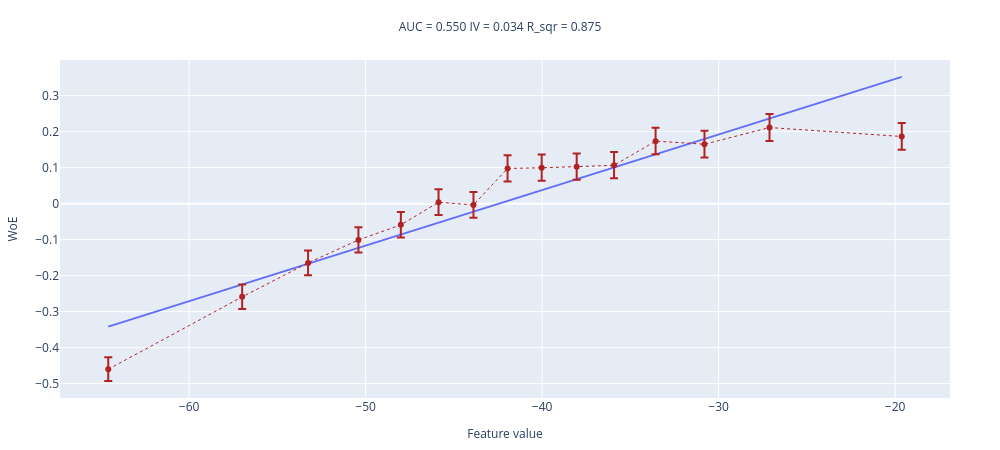
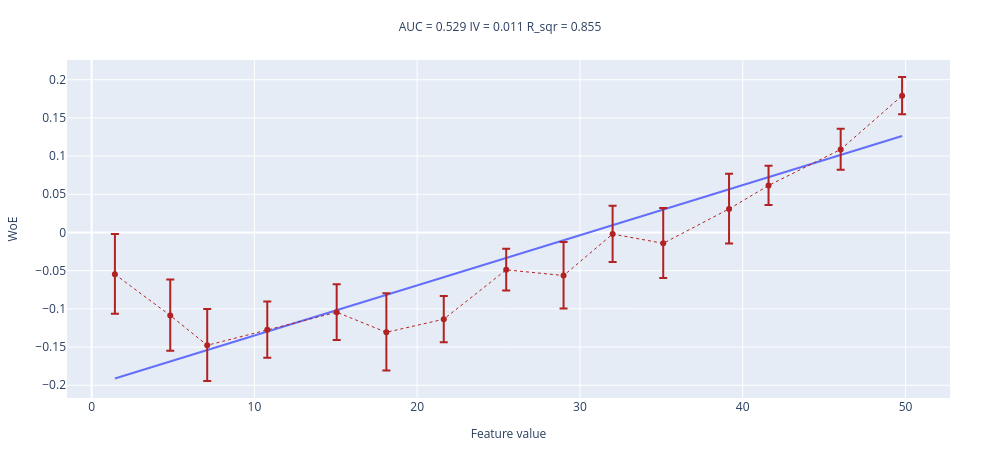
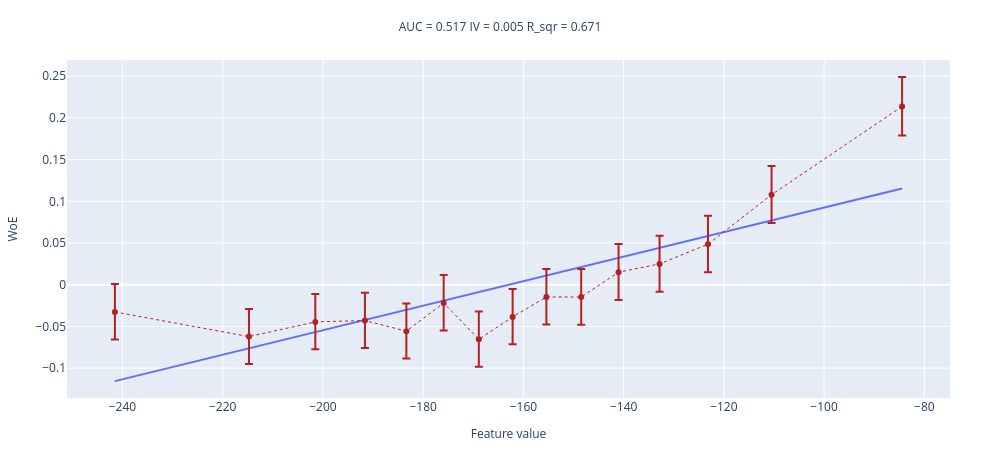

The notebook cell these images were saved under, in order:
### Markdown cell above
Видимо придётся проверять все..)

### Code cell
for x in top15features_stable:
    val = train_data_df[x].dropna()
    print(x)
    woe_line(np.asarray(val), np.asarray(target_train[val.index]), 15).show()

### Figure 1 — Plotly figure (JSON) as saved in the notebook; plotly's stock layout.template omitted (floating-point values rounded to 4 significant figures)
{"data": [{"mode": "lines", "name": "interpolation_line", "showlegend": false, "type": "scatter", "x": [-64.58, -57.0, -53.26, -50.41, -48.01, -45.87, -43.89, -41.96, -40.03, -38.04, -35.93, -33.57, -30.8, -27.12, -19.63], "y": [-0.3418, -0.2247, -0.1671, -0.123, -0.08594, -0.05299, -0.02245, 0.007362, 0.03718, 0.06779, 0.1005, 0.1368, 0.1795, 0.2364, 0.352]}, {"error_y": {"array": [0.03321, 0.03415, 0.03471, 0.03513, 0.03543, 0.0359, 0.03585, 0.03669, 0.0367, 0.03673, 0.03676, 0.03738, 0.0373, 0.03774, 0.0375], "arrayminus": [0.03298, 0.03379, 0.03429, 0.03467, 0.03494, 0.03537, 0.03532, 0.03608, 0.03609, 0.03612, 0.03615, 0.03671, 0.03663, 0.03704, 0.03682], "symmetric": false, "type": "data"}, "line": {"color": "firebrick", "dash": "dot", "width": 1}, "name": "WoE", "showlegend": false, "type": "scatter", "x": [-64.58, -57.0, -53.26, -50.41, -48.01, -45.87, -43.89, -41.96, -40.03, -38.04, -35.93, -33.57, -30.8, -27.12, -19.63], "y": [-0.46, -0.259, -0.1647, -0.1009, -0.059, 0.003741, -0.003615, 0.09775, 0.09957, 0.1026, 0.1064, 0.1736, 0.1649, 0.2113, 0.1865]}], "layout": {"height": 450, "margin": {"b": 50, "l": 50, "r": 50, "t": 60}, "title": {"font": {"size": 12}, "text": "AUC = 0.550 IV = 0.034 R_sqr = 0.875 ", "x": 0.5, "xanchor": "center", "y": 0.95, "yanchor": "top"}, "width": 1000, "xaxis": {"title": {"font": {"size": 12}, "text": "Feature value"}}, "yaxis": {"title": {"font": {"size": 12}, "text": "WoE"}}}}

### Figure 2 — Plotly figure (JSON) as saved in the notebook; plotly's stock layout.template omitted (floating-point values rounded to 4 significant figures)
{"data": [{"mode": "lines", "name": "interpolation_line", "showlegend": false, "type": "scatter", "x": [1.43, 4.83, 7.101, 10.79, 15.06, 18.11, 21.63, 25.47, 28.99, 32.01, 35.12, 39.16, 41.59, 46.02, 49.79], "y": [-0.1912, -0.1689, -0.154, -0.1297, -0.1018, -0.08172, -0.05857, -0.03339, -0.01026, 0.009525, 0.02994, 0.05648, 0.07241, 0.1015, 0.1263]}, {"error_y": {"array": [0.05271, 0.04696, 0.04767, 0.03697, 0.03675, 0.05105, 0.03041, 0.02749, 0.04386, 0.03719, 0.04618, 0.04608, 0.02583, 0.02694, 0.02463], "arrayminus": [0.05163, 0.04615, 0.04687, 0.03648, 0.03625, 0.05012, 0.03007, 0.02719, 0.04312, 0.03662, 0.04532, 0.04518, 0.02554, 0.02661, 0.02434], "symmetric": false, "type": "data"}, "line": {"color": "firebrick", "dash": "dot", "width": 1}, "name": "WoE", "showlegend": false, "type": "scatter", "x": [1.43, 4.83, 7.101, 10.79, 15.06, 18.11, 21.63, 25.47, 28.99, 32.01, 35.12, 39.16, 41.59, 46.02, 49.79], "y": [-0.05479, -0.1086, -0.1477, -0.1274, -0.1044, -0.1307, -0.1135, -0.0489, -0.05639, -0.002087, -0.01419, 0.03086, 0.06146, 0.1087, 0.179]}], "layout": {"height": 450, "margin": {"b": 50, "l": 50, "r": 50, "t": 60}, "title": {"font": {"size": 12}, "text": "AUC = 0.529 IV = 0.011 R_sqr = 0.855 ", "x": 0.5, "xanchor": "center", "y": 0.95, "yanchor": "top"}, "width": 1000, "xaxis": {"title": {"font": {"size": 12}, "text": "Feature value"}}, "yaxis": {"title": {"font": {"size": 12}, "text": "WoE"}}}}

### Figure 3 — Plotly figure (JSON) as saved in the notebook; plotly's stock layout.template omitted (floating-point values rounded to 4 significant figures)
{"data": [{"mode": "lines", "name": "interpolation_line", "showlegend": false, "type": "scatter", "x": [-241.5, -214.8, -201.5, -191.6, -183.4, -175.9, -168.9, -162.1, -155.4, -148.5, -141.0, -132.8, -123.2, -110.5, -84.43], "y": [-0.1155, -0.07623, -0.05679, -0.04224, -0.03009, -0.01915, -0.008848, 0.00106, 0.01096, 0.02116, 0.03211, 0.04413, 0.05833, 0.07696, 0.1152]}, {"error_y": {"array": [0.03344, 0.03323, 0.03335, 0.03337, 0.03328, 0.03351, 0.03321, 0.0334, 0.03356, 0.03357, 0.03378, 0.03386, 0.03404, 0.03451, 0.03544], "arrayminus": [0.03299, 0.0328, 0.03291, 0.03293, 0.03284, 0.03306, 0.03279, 0.03295, 0.03311, 0.03311, 0.0333, 0.03337, 0.03354, 0.03397, 0.03482], "symmetric": false, "type": "data"}, "line": {"color": "firebrick", "dash": "dot", "width": 1}, "name": "WoE", "showlegend": false, "type": "scatter", "x": [-241.5, -214.8, -201.5, -191.6, -183.4, -175.9, -168.9, -162.1, -155.4, -148.5, -141.0, -132.8, -123.2, -110.5, -84.43], "y": [-0.03262, -0.06222, -0.04456, -0.04293, -0.05568, -0.02189, -0.06542, -0.03856, -0.01467, -0.01475, 0.01501, 0.02499, 0.04855, 0.1079, 0.2137]}], "layout": {"height": 450, "margin": {"b": 50, "l": 50, "r": 50, "t": 60}, "title": {"font": {"size": 12}, "text": "AUC = 0.517 IV = 0.005 R_sqr = 0.671 ", "x": 0.5, "xanchor": "center", "y": 0.95, "yanchor": "top"}, "width": 1000, "xaxis": {"title": {"font": {"size": 12}, "text": "Feature value"}}, "yaxis": {"title": {"font": {"size": 12}, "text": "WoE"}}}}
